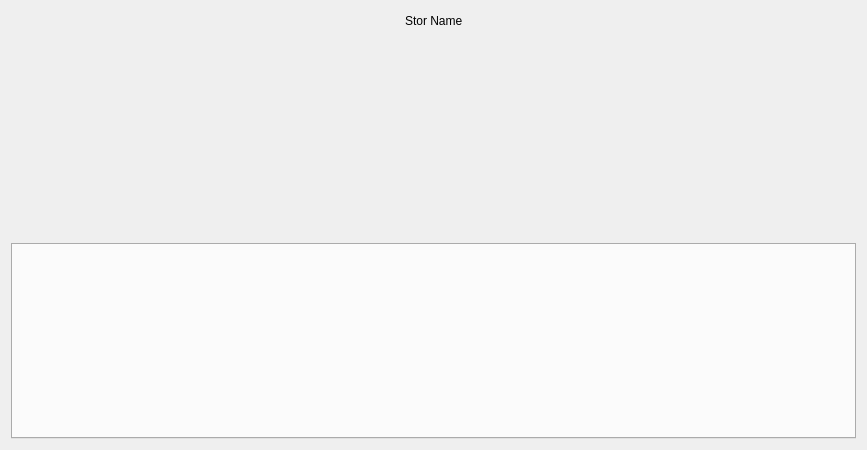
<?xml version="1.0" encoding="UTF-8"?>
<ui version="4.0">
 <class>VidCamSetting</class>
 <widget class="QWidget" name="VidCamSetting">
  <property name="geometry">
   <rect>
    <x>0</x>
    <y>0</y>
    <width>867</width>
    <height>450</height>
   </rect>
  </property>
  <property name="minimumSize">
   <size>
    <width>0</width>
    <height>0</height>
   </size>
  </property>
  <property name="maximumSize">
   <size>
    <width>16777215</width>
    <height>16777215</height>
   </size>
  </property>
  <property name="windowTitle">
   <string>Form</string>
  </property>
  <property name="styleSheet">
   <string notr="true"/>
  </property>
  <layout class="QVBoxLayout" name="verticalLayout">
   <item>
    <layout class="QHBoxLayout" name="horizontalLayout_2">
     <item>
      <spacer name="horizontalSpacer">
       <property name="orientation">
        <enum>Qt::Horizontal</enum>
       </property>
       <property name="sizeHint" stdset="0">
        <size>
         <width>40</width>
         <height>20</height>
        </size>
       </property>
      </spacer>
     </item>
     <item>
      <widget class="QLabel" name="storName">
       <property name="text">
        <string>Stor Name</string>
       </property>
      </widget>
     </item>
     <item>
      <spacer name="horizontalSpacer_4">
       <property name="orientation">
        <enum>Qt::Horizontal</enum>
       </property>
       <property name="sizeHint" stdset="0">
        <size>
         <width>40</width>
         <height>20</height>
        </size>
       </property>
      </spacer>
     </item>
    </layout>
   </item>
   <item>
    <layout class="QHBoxLayout" name="horizontalLayout">
     <item>
      <spacer name="horizontalSpacer_2">
       <property name="orientation">
        <enum>Qt::Horizontal</enum>
       </property>
       <property name="sizeHint" stdset="0">
        <size>
         <width>40</width>
         <height>20</height>
        </size>
       </property>
      </spacer>
     </item>
     <item>
      <widget class="QWidget" name="video" native="true">
       <property name="minimumSize">
        <size>
         <width>320</width>
         <height>200</height>
        </size>
       </property>
      </widget>
     </item>
     <item>
      <spacer name="horizontalSpacer_3">
       <property name="orientation">
        <enum>Qt::Horizontal</enum>
       </property>
       <property name="sizeHint" stdset="0">
        <size>
         <width>40</width>
         <height>20</height>
        </size>
       </property>
      </spacer>
     </item>
    </layout>
   </item>
   <item>
    <widget class="QTabWidget" name="tabWidget">
     <property name="currentIndex">
      <number>-1</number>
     </property>
    </widget>
   </item>
  </layout>
 </widget>
 <resources>
  <include location="../../main/vscmainwindows.qrc"/>
 </resources>
 <connections/>
</ui>
